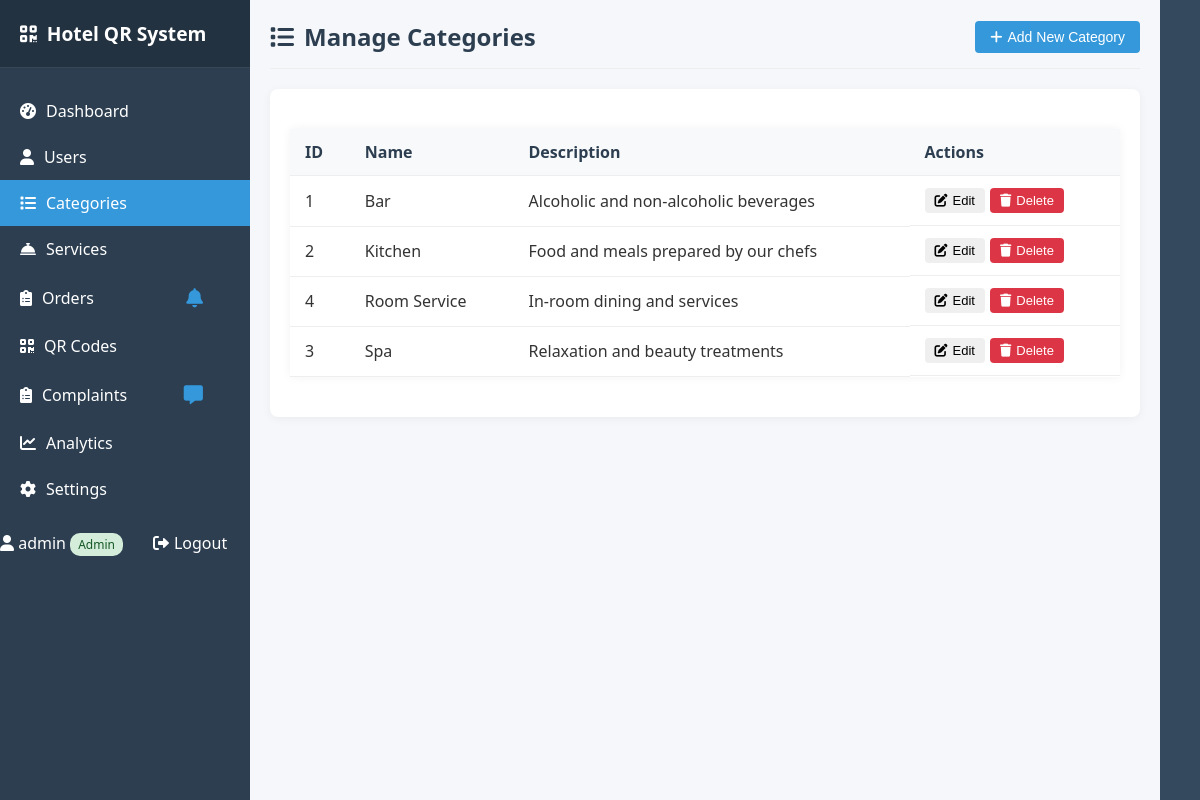
Screenshot of /admin/categories.php (signed in) with the database file from the repository.
### tables this page shows
CREATE TABLE `categories` (
  `id` int(11) NOT NULL,
  `name` varchar(50) NOT NULL,
  `description` text DEFAULT NULL,
  `created_at` timestamp NOT NULL DEFAULT current_timestamp()
);

### includes/functions.php (called while the page is built, shortened)
<?php
require_once 'db.php';
function getAllCategories($pdo) {
    $sql = "SELECT * FROM categories ORDER BY name";
    $stmt = executeQuery($pdo, $sql);
    return $stmt->fetchAll();
}
?>

### includes/db.php (called while the page is built, shortened)
<?php
function executeQuery($pdo, $sql, $params = []) {
    $stmt = $pdo->prepare($sql);
    $stmt->execute($params);
    return $stmt;
}
?>

### admin/categories.php (the view, shortened to what this page needs)
<?php
require_once '../includes/db.php';
require_once '../includes/functions.php';
$categories = getAllCategories($pdo);
?>
<?php include 'admin_header.php'; ?>
<div class="content-header">
    <h1><i class="fas fa-list"></i> Manage Categories</h1>
    <button class="btn btn-primary" onclick="openModal('add-category-modal')">
        <i class="fas fa-plus"></i> Add New Category
    </button>
</div>
<div class="card">
    <div class="card-body">
        <table class="data-table">
            <thead>
                <tr>
                    <th>ID</th>
                    <th>Name</th>
                    <th>Description</th>
                    <th>Actions</th>
                </tr>
            </thead>
            <tbody>
                <?php foreach ($categories as $category): ?>
                    <tr>
                        <td><?= $category['id'] ?></td>
                        <td><?= htmlspecialchars($category['name']) ?></td>
                        <td><?= htmlspecialchars($category['description']) ?></td>
                        <td class="actions">
                            <button class="btn btn-sm btn-edit"
                                    onclick="editCategory(<?= $category['id'] ?>, '<?= htmlspecialchars($category['name']) ?>', '<?= htmlspecialchars($category['description']) ?>')">
                                <i class="fas fa-edit"></i> Edit
                            </button>
                            <form method="POST" style="display: inline;">
                                <button type="submit" name="delete_category" class="btn btn-sm btn-danger"
                                        onclick="return confirm('Are you sure you want to delete this category?')">
                                    <i class="fas fa-trash"></i> Delete
                                </button>
                            </form>
                        </td>
                    </tr>
                <?php endforeach; ?>
            </tbody>
        </table>
    </div>
</div>
<?php include 'admin_footer.php'; ?>

### assets/css/admin.css (style rules this page uses)
:root { --primary: #3498db; --primary-dark: #2980b9; --secondary: #2ecc71; --danger: #e74c3c; --warning: #f39c12; --dark: #2c3e50; --light: #ecf0f1; --gray: #95a5a6; --white: #ffffff; --black: #000000; }
* { margin: 0; padding: 0; box-sizing: border-box; }
body { font-family: 'Segoe UI', Tahoma, Geneva, Verdana, sans-serif; background-color: #f5f7fa; color: #333; }
.content-header { display: flex; justify-content: space-between; align-items: center; margin-bottom: 20px; padding-bottom: 15px; border-bottom: 1px solid #eee; }
.content-header h1 { display: flex; align-items: center; gap: 10px; font-size: 1.5rem; color: var(--dark); }
.card { background-color: var(--white); border-radius: 8px; box-shadow: 0 2px 10px rgba(0, 0, 0, 0.05); margin-bottom: 20px; }
.card-body { padding: 20px; }
.data-table { width: 100%; border-collapse: collapse; }
.data-table th, .data-table td { padding: 12px 15px; text-align: left; border-bottom: 1px solid #eee; }
.data-table th { background-color: #f8f9fa; font-weight: 600; color: var(--dark); }
.actions { display: flex; gap: 5px; }
.btn { display: inline-flex; align-items: center; gap: 5px; padding: 8px 15px; border: none; border-radius: 4px; font-size: 14px; cursor: pointer; transition: all 0.3s; }
.btn-primary { background-color: var(--primary); color: var(--white); }
.btn-danger { background-color: var(--danger); color: var(--white); }
.btn-sm { padding: 5px 10px; font-size: 13px; }
table { width: 100%; border-collapse: collapse; margin: 20px 0; background-color: white; box-shadow: 0 0 10px rgba(0, 0, 0, 0.05); }
th, td { padding: 12px 15px; text-align: left; border-bottom: 1px solid #eee; }
th { background-color: var(--light-color); font-weight: bold; color: var(--dark-color); }
.btn-danger { background-color: #dc3545; color: white; border: none; }

### admin/admin_header.php (style rules this page uses)
:root { --header-height: 60px; --footer-height: 50px; }
body { margin: 0; padding: 0; display: grid; grid-template-rows: var(--header-height) 1fr var(--footer-height); min-height: 100vh; overflow: hidden; }

### rows the page displays
categories: id "1", name "Bar", description "Alcoholic and non-alcoholic beverages"
categories: id "2", name "Kitchen", description "Food and meals prepared by our chefs"
categories: id "4", name "Room Service", description "In-room dining and services"
categories: id "3", name "Spa", description "Relaxation and beauty treatments"

### other values shown
$_SESSION['admin_username'] "admin"
$_SESSION['admin_role'] "Admin"
